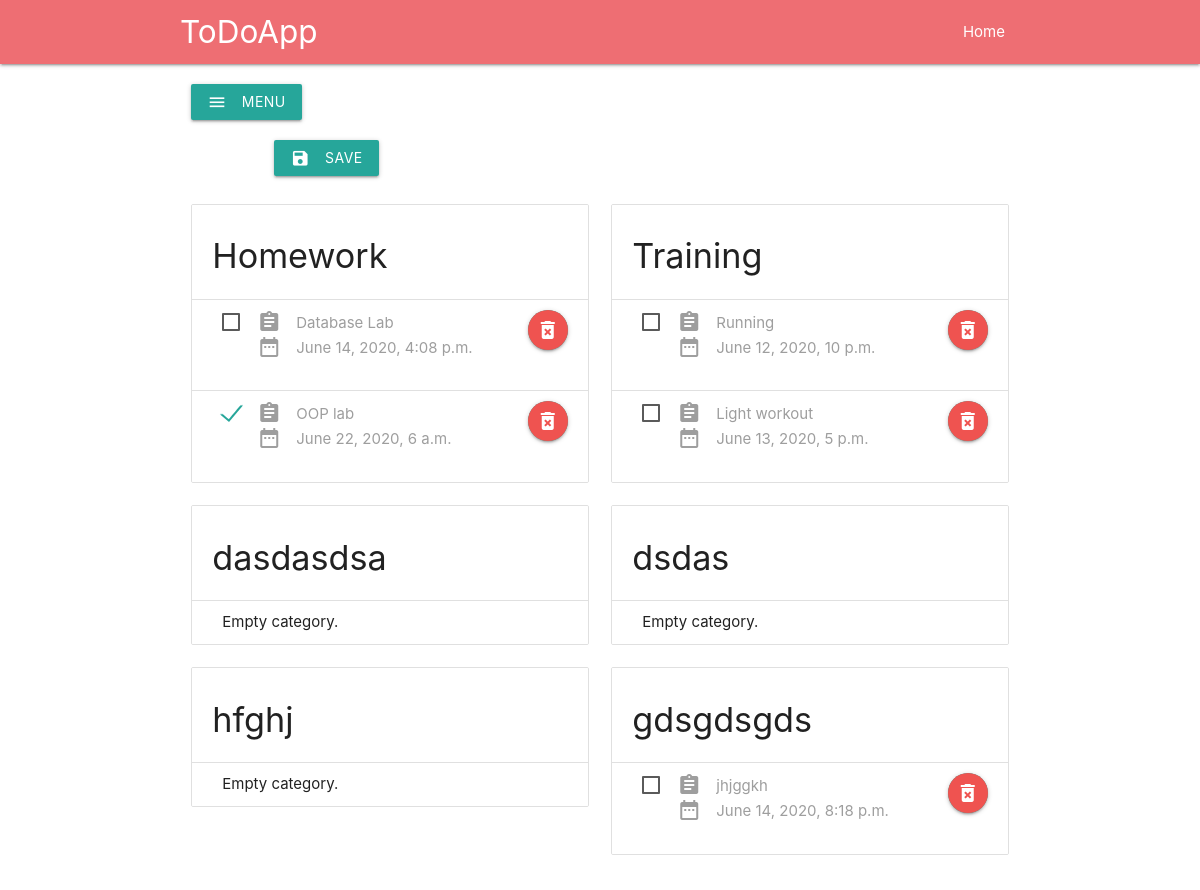
The app's page /, older data.
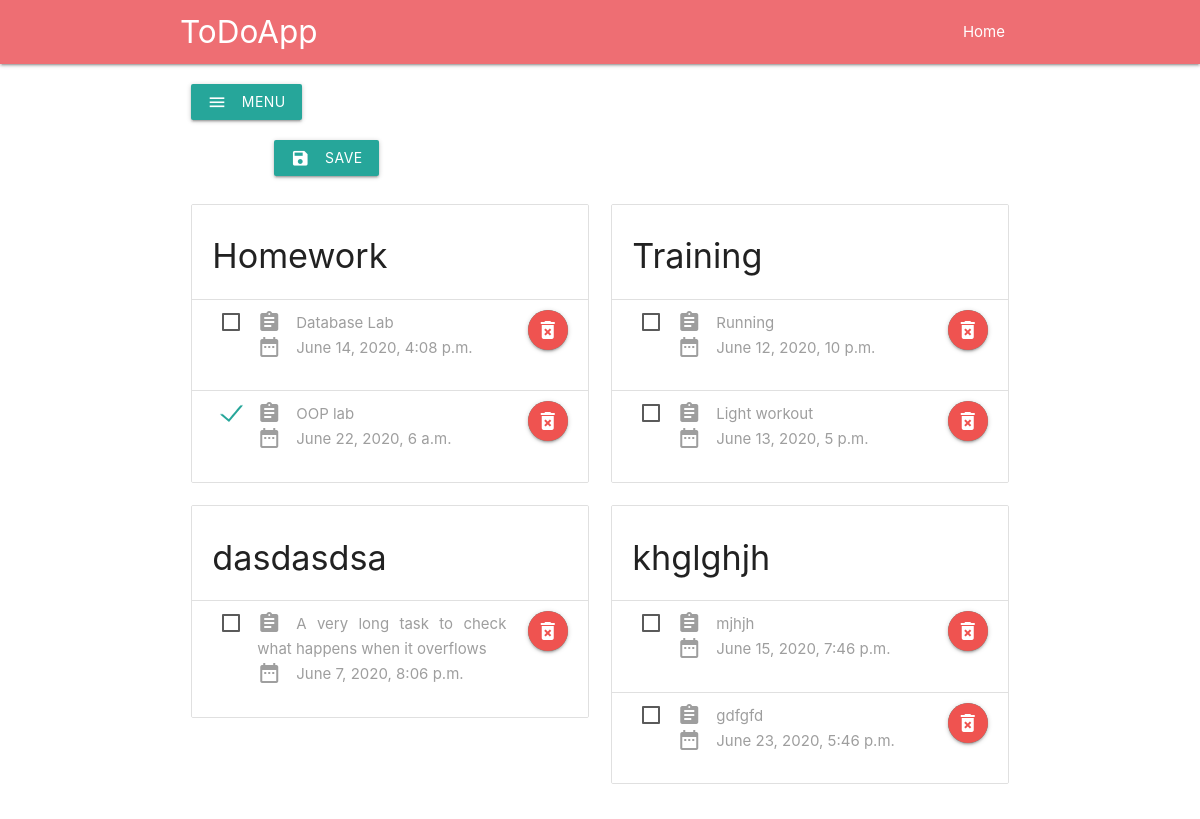
The same page, newer data.
### my_app/models.py (models this page shows)
class Categories(models.Model):
    title = models.CharField(max_length=50)
    def __str__(self):
        return self.title
    class Meta:
        verbose_name_plural = 'Categories'

class Tasks(models.Model):
    title = models.CharField(max_length=200)
    deadline = models.DateTimeField('Time')
    category = models.ForeignKey(Categories, on_delete=models.CASCADE)
    is_done = models.BooleanField('Completed')
    def __str__(self):
        return self.title
    class Meta:
        verbose_name_plural = 'Tasks'
        ordering = ['is_done', 'deadline']

### my_app/views.py (the view)
# urls.py: 2. Add a URL to urlpatterns:  path('', views.home, name='home')
def home(request):
    categories = Categories.objects.all()
    context = {
        'category_list': categories,
    }
    if not categories:
        context['error_message'] = EMPTY_CATEGORY_LIST_MSG
    return render(request, 'my_app/home.html', context)

### templates/my_app/home.html (shortened to what this page needs)
<!DOCTYPE html>
{% load static %}
<html lang="en">
<head>
    <link rel="stylesheet" href="https://cdnjs.cloudflare.com/ajax/libs/materialize/1.0.0/css/materialize.min.css">
    <link rel="stylesheet" href="{% static "css/style.css" %}">
</head>
<body>
    <nav>
        <div class="container nav-wrapper sticky-nav">
            <a href="/" class="brand-logo">ToDoApp</a>
            <ul id="nav-mobile" class="right">
                <li><a href="/">Home</a></li>
            </ul>
        </div>
    </nav>
    <div class="container">
        <div class="row hide-on-med-and-down" style="padding-top: 20px; margin: 0;">
            <div class="col l3">
                <a class="sidenav-trigger waves-effect waves-light btn" data-target="slide-out"><i class="material-icons left">menu</i>Menu</a>
            </div>
        </div>
        {% block content %}
        <form action="save_changes/" method="POST">
            <div class="row" style="padding-top: 20px;">
                <div class="col l3">
                    <button class="btn waves-effect waves-light right" type="submit" name="action">Save
                        <i class="material-icons left">save</i>
                    </button>
                </div>
            </div>
            <div class="row">
                {% for category in category_list %}
                    <div class="col s12 m6 l6">
                        <ul class="collection with-header" id="{{ category }}">
                            <li class="collection-header"><h4>{{ category }}</h4></li>
                            {% if category.tasks_set.all %}
                                {% for task in category.tasks_set.all %}
                                    <li class="collection-item" id="{{ task }}">
                                        <div class="row">
                                            <div class="col l10 m9 s9">
                                                <label>
                                                    <span style="text-align: justify;">
                                                        <i class="material-icons left">assignment</i>{{ task }}<br>
                                                        <i class="material-icons left">date_range</i>{{ task.deadline }}
                                                    </span>
                                                </label>
                                            </div>
                                            <div class="col l2 m3 s3">
                                                <a class="waves-effect waves-light btn-floating right" href="/delete_todo/{{ task.id }}">
                                                    <i class="material-icons red lighten-1">delete_forever</i>
                                                </a>
                                            </div>
                                        </div>
                                    </li>
                                {% endfor %}
                            {% else %}
                                <li class="collection-item">Empty category.</li>
                            {% endif %}
                        </ul>
                    </div>
                {% endfor %}
            </div>
        </form>
        {% endblock content %}
    </div>
</body>
</html>

Row changes from the older to the newer data that the page shows:
removed Categories: title "dsdas", shows "Empty category."
removed Categories: title "hfghj", shows "Empty category."
removed Categories: title "gdsgdsgds"
removed Tasks: title "jhjggkh", deadline "June 14, 2020, 8:18 p.m.", shown under "gdsgdsgds"
shown differently, row unchanged: Categories "dasdasdsa": no longer shows "Empty category."
added Tasks: title "A very long task to check what happens when it overflows", deadline "June 7, 2020, 8:06 p.m.", shown under Categories "dasdasdsa"
added Categories: title "khglghjh"
added Tasks: title "mjhjh", deadline "June 15, 2020, 7:46 p.m.", shown under "khglghjh"
added Tasks: title "gdfgfd", deadline "June 23, 2020, 5:46 p.m.", shown under "khglghjh"
